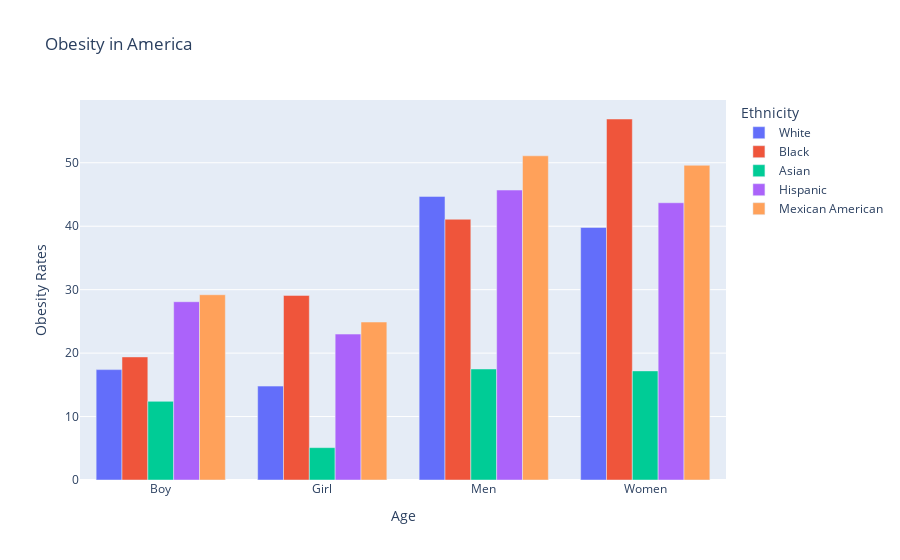

Notebook source saved alongside this figure:
### Code cell
#Visualization of data
figure = px.bar(Obesity_rates, x = "Age", y = 'Obesity Rates', title = "Obesity in America", color = 'Ethnicity', barmode = 'group')
figure.show()
# figure = go.Figure(
#     data=[
#         go.Bar(
#             name="White's Obesity Rates",
#             x=Obesity_rates["Groups of People"],
#             y=Obesity_rates["Obesity Rates"][0::4],
#             offsetgroup=0,
#         ),
#         go.Bar(
#             name="Black's Obesity Rates",
#             x=Obesity_rates["Groups of People"],
#             y=Obesity_rates["Obesity Rates"][1: :4],
#             offsetgroup=1,
#         ),
#         go.Bar(
#             name="Asian's Obesity Rates",
#             x=Obesity_rates["Groups of People"],
#             y=Obesity_rates["Obesity Rates"][2: :4],
#             offsetgroup=2,
#         ),
#         go.Bar(
#             name="Hispanic's Obesity Rates",
#             x=Obesity_rates["Groups of People"],
#             y=Obesity_rates["Obesity Rates"][3: :4],
#             offsetgroup=3,
#         ),
#         go.Bar(
#             name="Mexican American's Obesity Rates",
#             x=Obesity_rates["Groups of People"],
#             y=Obesity_rates["Obesity Rates"][4: :4],
#             offsetgroup=4,
#         ),
#     ],
#     layout=go.Layout(
#         title="Obesity in America",
#         yaxis_title="Obesity Rate",
#         xaxis_title= "Group of People",
#         barmode = 'group'
#     )
# )
# figure.show()

### Figure 1 — Plotly figure (JSON) as saved in the notebook; plotly's stock layout.template omitted (floating-point values rounded to 4 significant figures)
{"data": [{"alignmentgroup": "True", "hovertemplate": "Ethnicity=White<br>Age=%{x}<br>Obesity Rates=%{y}<extra></extra>", "legendgroup": "White", "marker": {"color": "#636efa"}, "name": "White", "offsetgroup": "White", "orientation": "v", "showlegend": true, "textposition": "auto", "type": "bar", "x": ["Boy", "Girl", "Men", "Women"], "xaxis": "x", "y": [17.4, 14.8, 44.7, 39.8], "yaxis": "y"}, {"alignmentgroup": "True", "hovertemplate": "Ethnicity=Black<br>Age=%{x}<br>Obesity Rates=%{y}<extra></extra>", "legendgroup": "Black", "marker": {"color": "#EF553B"}, "name": "Black", "offsetgroup": "Black", "orientation": "v", "showlegend": true, "textposition": "auto", "type": "bar", "x": ["Boy", "Girl", "Men", "Women"], "xaxis": "x", "y": [19.4, 29.1, 41.1, 56.9], "yaxis": "y"}, {"alignmentgroup": "True", "hovertemplate": "Ethnicity=Asian<br>Age=%{x}<br>Obesity Rates=%{y}<extra></extra>", "legendgroup": "Asian", "marker": {"color": "#00cc96"}, "name": "Asian", "offsetgroup": "Asian", "orientation": "v", "showlegend": true, "textposition": "auto", "type": "bar", "x": ["Boy", "Girl", "Men", "Women"], "xaxis": "x", "y": [12.4, 5.1, 17.5, 17.2], "yaxis": "y"}, {"alignmentgroup": "True", "hovertemplate": "Ethnicity=Hispanic<br>Age=%{x}<br>Obesity Rates=%{y}<extra></extra>", "legendgroup": "Hispanic", "marker": {"color": "#ab63fa"}, "name": "Hispanic", "offsetgroup": "Hispanic", "orientation": "v", "showlegend": true, "textposition": "auto", "type": "bar", "x": ["Boy", "Girl", "Men", "Women"], "xaxis": "x", "y": [28.1, 23, 45.7, 43.7], "yaxis": "y"}, {"alignmentgroup": "True", "hovertemplate": "Ethnicity=Mexican American<br>Age=%{x}<br>Obesity Rates=%{y}<extra></extra>", "legendgroup": "Mexican American", "marker": {"color": "#FFA15A"}, "name": "Mexican American", "offsetgroup": "Mexican American", "orientation": "v", "showlegend": true, "textposition": "auto", "type": "bar", "x": ["Boy", "Girl", "Men", "Women"], "xaxis": "x", "y": [29.2, 24.9, 51.1, 49.6], "yaxis": "y"}], "layout": {"barmode": "group", "legend": {"title": {"text": "Ethnicity"}, "tracegroupgap": 0}, "title": {"text": "Obesity in America"}, "xaxis": {"anchor": "y", "domain": [0, 1], "title": {"text": "Age"}}, "yaxis": {"anchor": "x", "domain": [0, 1], "title": {"text": "Obesity Rates"}}}}
